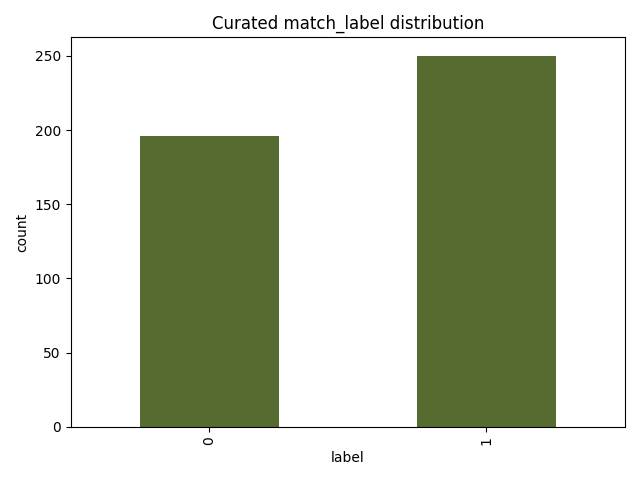
#> input picture backend/ml_pipeline/eda/class_distribution.png, 640 x 480 px
$ python -i preprocessing.py   (imports and definitions only)
#> lines starting #> are read from the running program, lines starting #| are printed output that depends on the picture
"""Image preprocessing for the product-vision CNN (Pillow + NumPy + torch)."""

from __future__ import annotations

from io import BytesIO
import random

import numpy as np
from PIL import Image, ImageEnhance, UnidentifiedImageError
import torch

from app.vision.config import IMAGE_SIZE

_IMAGENET_MEAN = np.array([0.485, 0.456, 0.406], dtype=np.float32).reshape(3, 1, 1)
_IMAGENET_STD = np.array([0.229, 0.224, 0.225], dtype=np.float32).reshape(3, 1, 1)


# [18 lines left out: functions load_rgb_image, _to_tensor, not called in this run]


def _resize(image: Image.Image, size: int) -> Image.Image:
    return image.resize((size, size), Image.Resampling.BILINEAR)


# [7 lines left out: function _random_crop, not called in this run]


# [2 lines that did not run here, left out]


# [12 lines that did not run here, left out]


# [4 lines that did not run here, left out]

>>> import cv2
>>> picture = cv2.imread('../../ml_pipeline/eda/class_distribution.png', cv2.IMREAD_GRAYSCALE)
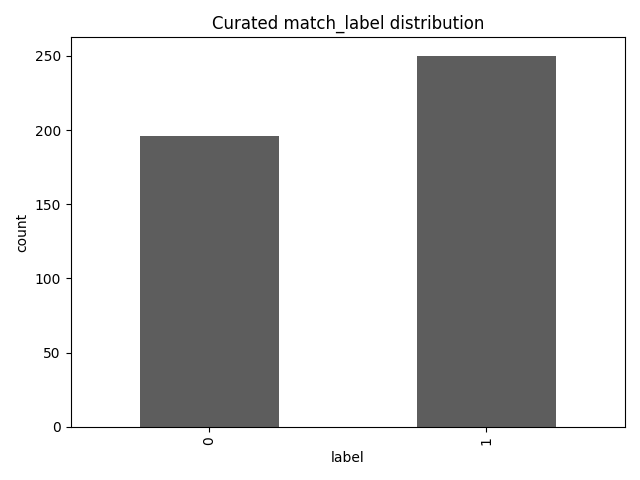
#> picture: shape (480, 640); min 0, max 255, mean 203.3
#> (the run stopped early here; a loop or call above may not have finished)
